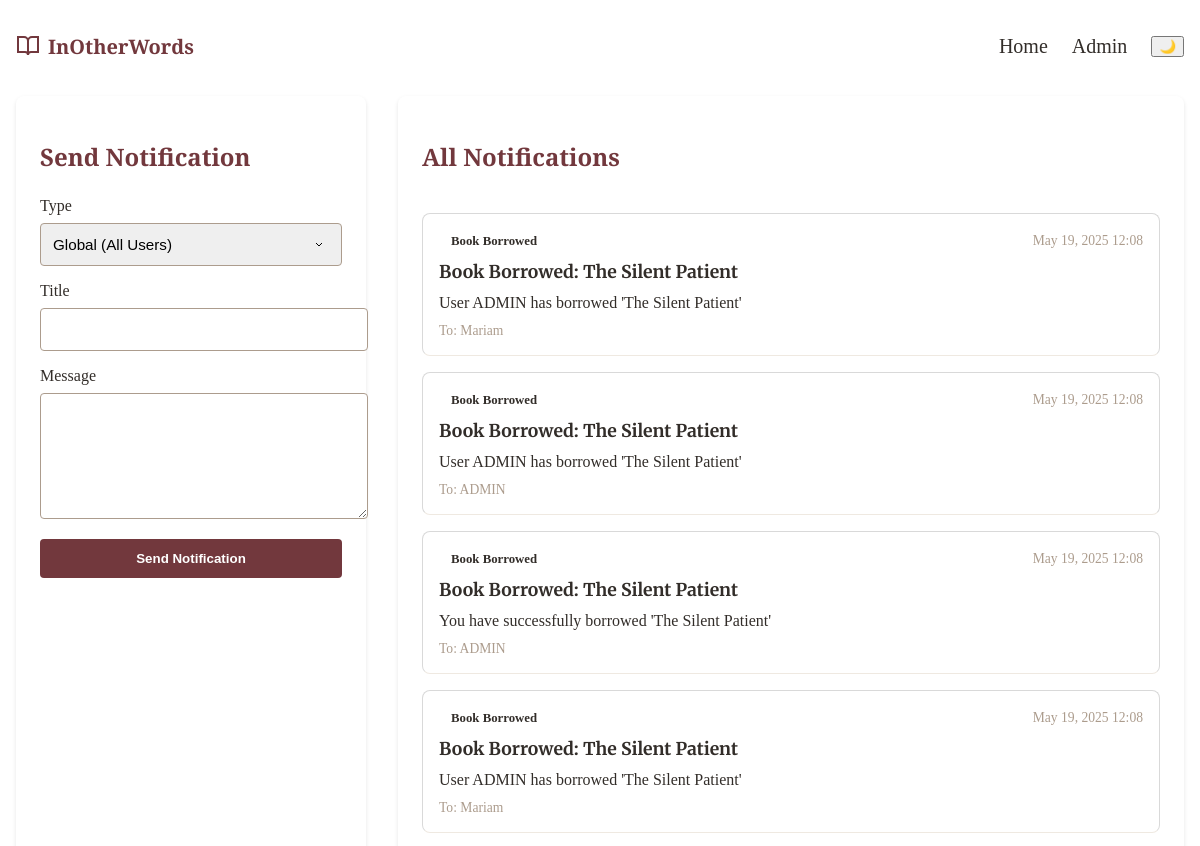
Before: /library-admin/notifications/ (signed in, upper part) with the older database file.
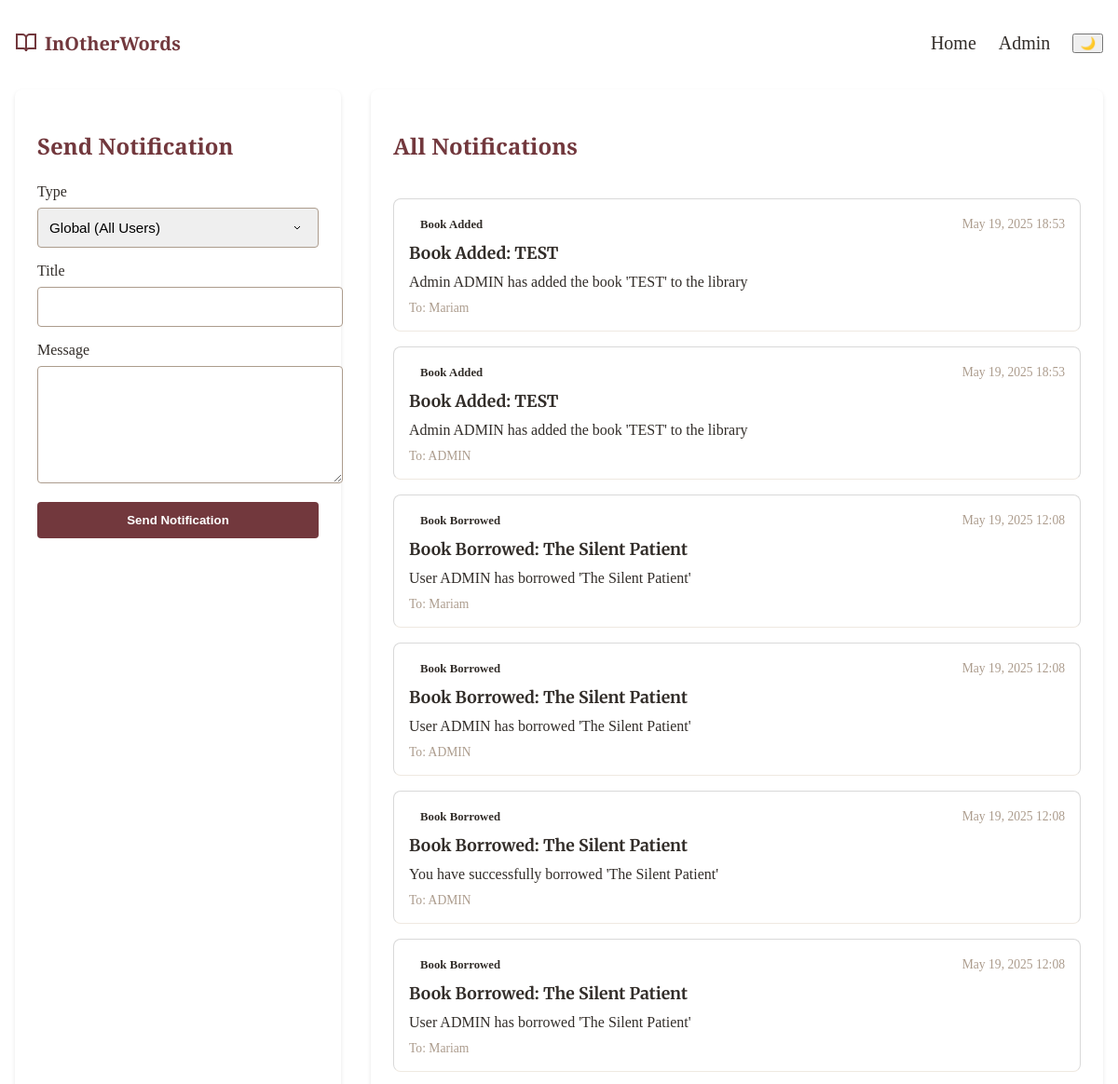
After: the same page with the newer database file.
### books/models.py (models this page shows, shortened)
class Notification(models.Model):
    NOTIFICATION_TYPES = [
        ('personal', 'Personal'),
        ('global', 'Global'),
        ('system', 'System'),
        ('book_added', 'Book Added'),
        ('book_edited', 'Book Edited'),
        ('book_removed', 'Book Removed'),
        ('book_borrowed', 'Book Borrowed'),
        ('book_returned', 'Book Returned'),
    ]
    recipient = models.ForeignKey(User, on_delete=models.CASCADE, related_name='notifications_received', null=True, blank=True)
    sender = models.ForeignKey(User, on_delete=models.SET_NULL, related_name='notifications_sent', null=True, blank=True)
    title = models.CharField(max_length=200)
    message = models.TextField()
    notification_type = models.CharField(max_length=20, choices=NOTIFICATION_TYPES)
    created_at = models.DateTimeField(auto_now_add=True)
    is_read = models.BooleanField(default=False)
    related_book = models.ForeignKey('Book', on_delete=models.SET_NULL, null=True, blank=True)
    class Meta:
        ordering = ['-created_at']

### books/views_notifications.py (the view, shortened to what this page needs)
# urls.py: path('library-admin/notifications/', admin_notifications, name='admin-notifications'),
@user_passes_test(is_admin)
def admin_notifications(request):
    notifications = Notification.objects.filter(
        Q(sender=request.user) |  # Notifications sent by this admin
        Q(recipient=request.user) |  # Notifications received by this admin
        Q(notification_type__in=['book_added', 'book_edited', 'book_removed', 'book_borrowed', 'book_returned'])  # Book-related notifications
    ).order_by('-created_at')
    unread_count = notifications.filter(is_read=False).count()
    notifications.filter(is_read=False).update(is_read=True)
    users = User.objects.filter(is_staff=False)  # Get non-staff users for recipient selection
    return render(request, 'notifications-admin.html', {
        'notifications': notifications,
        'unread_notifications_count': unread_count,
        'users': users
    })

### books/views_notifications.py (called while the page is built)
def is_admin(user):
    return user.is_staff

### Templates/notifications-admin.html (shortened to what this page needs)
{% extends 'base.html' %}
{% load static %}
{% block content %}
<div class="notifications-container">
    <div class="notifications-grid">
        <div class="send-notification-card">
            <h2>Send Notification</h2>
            <form method="POST">
                <div class="form-group">
                    <label for="notification_type">Type</label>
                    <select class="form-control" id="notification_type" name="notification_type" required>
                        <option value="global">Global (All Users)</option>
                    </select>
                </div>
                <div class="form-group">
                    <label for="title">Title</label>
                    <input type="text" class="form-control" id="title" name="title" required>
                </div>
                <div class="form-group">
                    <label for="message">Message</label>
                    <textarea class="form-control" id="message" name="message" rows="3" required></textarea>
                </div>
                <button type="submit" class="btn-send">Send Notification</button>
            </form>
        </div>
        <div class="notifications-list">
            <h2>All Notifications</h2>
            {% if notifications %}
                {% for notification in notifications %}
                    <div class="notification-card">
                        <div class="notification-header">
                            <span class="notification-type type-{{ notification.notification_type }}">
                                {{ notification.get_notification_type_display }}
                            </span>
                            <span class="notification-date">{{ notification.created_at|date:"M d, Y H:i" }}</span>
                        </div>
                        <h3 class="notification-title">{{ notification.title }}</h3>
                        <p class="notification-message">{{ notification.message }}</p>
                        <div class="notification-meta">
                            {% if notification.recipient %}
                                <span>To: {{ notification.recipient.username }}</span>
                            {% endif %}
                        </div>
                    </div>
                {% endfor %}
            {% else %}
                <p>No notifications found.</p>
            {% endif %}
        </div>
    </div>
</div>
{% endblock %}

Changed rows visible on the page:
added Notification: notification_type "Book Added", created_at "May 19, 2025 18:53", title "Book Added: TEST", message "Admin ADMIN has added the book 'TEST' to the library", recipient.username "Mariam"
added Notification: notification_type "Book Added", created_at "May 19, 2025 18:53", title "Book Added: TEST", message "Admin ADMIN has added the book 'TEST' to the library", recipient.username "ADMIN"
